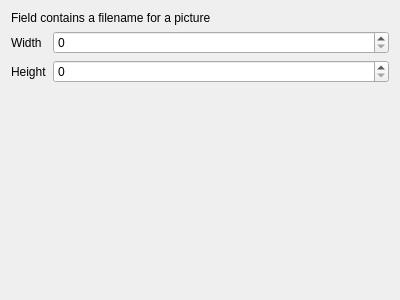
<?xml version="1.0" encoding="UTF-8"?>
<ui version="4.0">
 <class>QgsPhotoConfigDlgBase</class>
 <widget class="QWidget" name="QgsPhotoConfigDlgBase">
  <property name="geometry">
   <rect>
    <x>0</x>
    <y>0</y>
    <width>400</width>
    <height>300</height>
   </rect>
  </property>
  <property name="windowTitle">
   <string>Form</string>
  </property>
  <layout class="QFormLayout" name="formLayout">
   <item row="0" column="0" colspan="2">
    <widget class="QLabel" name="pictureOrUrlLabel">
     <property name="text">
      <string notr="true">Field contains a filename for a picture</string>
     </property>
    </widget>
   </item>
   <item row="1" column="0">
    <widget class="QLabel" name="label_12">
     <property name="text">
      <string>Width</string>
     </property>
    </widget>
   </item>
   <item row="1" column="1">
    <widget class="QSpinBox" name="sbWidgetWidth">
     <property name="maximum">
      <number>10000</number>
     </property>
    </widget>
   </item>
   <item row="2" column="0">
    <widget class="QLabel" name="label_13">
     <property name="text">
      <string>Height</string>
     </property>
    </widget>
   </item>
   <item row="2" column="1">
    <widget class="QSpinBox" name="sbWidgetHeight">
     <property name="suffix">
      <string/>
     </property>
     <property name="prefix">
      <string/>
     </property>
     <property name="maximum">
      <number>10000</number>
     </property>
    </widget>
   </item>
  </layout>
 </widget>
 <resources/>
 <connections/>
</ui>
